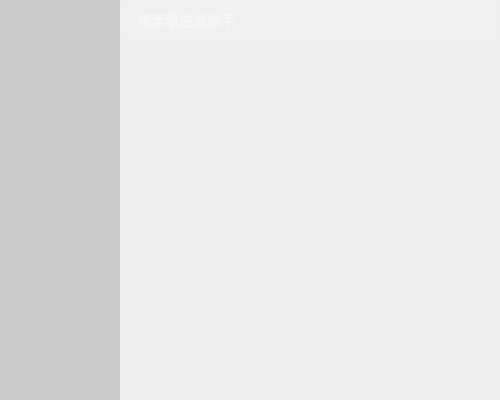
<?xml version="1.0" encoding="UTF-8"?>
<ui version="4.0">
 <class>MusicPlaylist</class>
 <widget class="QWidget" name="MusicPlaylist">
  <property name="geometry">
   <rect>
    <x>0</x>
    <y>0</y>
    <width>500</width>
    <height>400</height>
   </rect>
  </property>
  <property name="windowTitle">
   <string>Form</string>
  </property>
  <layout class="QHBoxLayout" name="horizontalLayout">
   <property name="spacing">
    <number>0</number>
   </property>
   <property name="leftMargin">
    <number>0</number>
   </property>
   <property name="topMargin">
    <number>0</number>
   </property>
   <property name="rightMargin">
    <number>0</number>
   </property>
   <property name="bottomMargin">
    <number>0</number>
   </property>
   <item>
    <widget class="QListWidget" name="sidebar">
     <property name="minimumSize">
      <size>
       <width>120</width>
       <height>0</height>
      </size>
     </property>
     <property name="maximumSize">
      <size>
       <width>120</width>
       <height>16777215</height>
      </size>
     </property>
     <property name="styleSheet">
      <string notr="true">QListWidget {
    background-color: rgba(0, 0, 0, 40);
    border: none;
    border-right: 1px solid rgba(255, 255, 255, 10);
    outline: none;
    padding-top: 10px;
}
QListWidget::item {
    color: rgba(255, 255, 255, 180);
    height: 40px;
    padding-left: 15px;
    border: none;
}
QListWidget::item:selected {
    background-color: rgba(255, 255, 255, 20);
    color: white;
    border-left: 3px solid #FF4040;
}
QListWidget::item:hover {
    background-color: rgba(255, 255, 255, 10);
}</string>
     </property>
    </widget>
   </item>
   <item>
    <layout class="QVBoxLayout" name="verticalLayout">
     <property name="spacing">
      <number>0</number>
     </property>
     <item>
      <widget class="QLineEdit" name="searchLineEdit">
       <property name="minimumSize">
        <size>
         <width>0</width>
         <height>40</height>
        </size>
       </property>
       <property name="styleSheet">
        <string notr="true">QLineEdit {
    background-color: rgba(255, 255, 255, 10);
    border: 1px solid rgba(255, 255, 255, 20);
    border-radius: 8px;
    padding: 0 10px;
    color: white;
    font-size: 14px;
    margin: 5px;
}
QLineEdit:focus {
    border: 1px solid rgba(255, 255, 255, 50);
    background-color: rgba(255, 255, 255, 15);
}</string>
       </property>
       <property name="placeholderText">
        <string>搜索歌曲或歌手...</string>
       </property>
      </widget>
     </item>
     <item>
      <widget class="QListView" name="listView">
       <property name="styleSheet">
        <string notr="true">QListView {
    background: transparent;
    border: none;
    outline: none;
}
</string>
       </property>
       <property name="verticalScrollBarPolicy">
        <enum>Qt::ScrollBarAlwaysOff</enum>
       </property>
       <property name="horizontalScrollBarPolicy">
        <enum>Qt::ScrollBarAlwaysOff</enum>
       </property>
       <property name="selectionMode">
        <enum>QAbstractItemView::SingleSelection</enum>
       </property>
       <property name="uniformItemSizes">
        <bool>true</bool>
       </property>
      </widget>
     </item>
    </layout>
   </item>
  </layout>
 </widget>
 <resources/>
 <connections/>
</ui>
